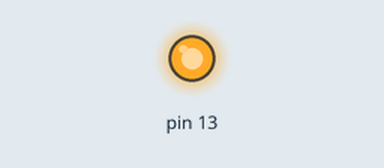
The sketch below on a simulated Arduino Uno, built with avr-gcc and run on an emulated ATmega328P. Parts: output pins drawn as LEDs (lit = HIGH).

Above: at 0.5 s.
At 3.0 s:
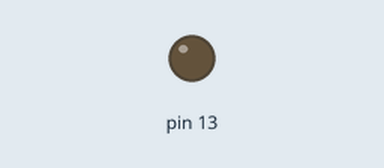
Timing chart, 0 to 6.5 s (numbered marks = the images above):
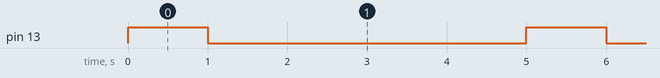

The sketch:

blinky.ino
```cpp
// Скетч мигает светодиодом. Автор: Даниил Евсиенко, создан 15.04.25

void setup() {
  // put your setup code here, to run once:
  pinMode(13, OUTPUT); // настроить контакт 13 как цифровой выход
}

void loop() {
  // put your main code here, to run repeatedly:
  digitalWrite(13, HIGH); // включить напряжение на выходе 13
  delay(1000); // пауза в одну секунду
  digitalWrite(13, LOW); // выключить напряжение на выходе 13
  delay(4000); // пауза в одну секунду
}
```

Measured:
- by itself, pin 13: alternates HIGH for 1.0 s and LOW for 4.0 s
